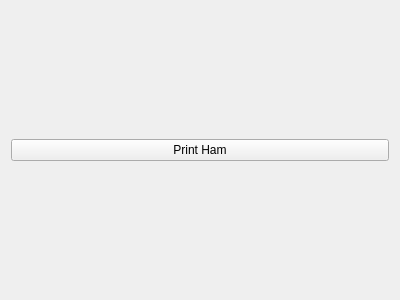
<?xml version="1.0" encoding="UTF-8"?>
<ui version="4.0">
 <class>Form</class>
 <widget class="QWidget" name="Form">
  <property name="geometry">
   <rect>
    <x>0</x>
    <y>0</y>
    <width>400</width>
    <height>300</height>
   </rect>
  </property>
  <property name="windowTitle">
   <string>Super Ham</string>
  </property>
  <layout class="QHBoxLayout" name="horizontalLayout">
   <item>
    <layout class="QVBoxLayout" name="verticalLayout">
     <item>
      <widget class="QPushButton" name="printHam_btn">
       <property name="text">
        <string>Print Ham</string>
       </property>
      </widget>
     </item>
    </layout>
   </item>
  </layout>
 </widget>
 <resources/>
 <connections/>
</ui>
